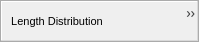
<?xml version="1.0" encoding="UTF-8"?>
<ui version="4.0">
 <class>FeatureScoutToolBar</class>
 <widget class="QToolBar" name="FeatureScoutToolBar">
  <property name="geometry">
   <rect>
    <x>0</x>
    <y>0</y>
    <width>199</width>
    <height>42</height>
   </rect>
  </property>
  <property name="font">
   <font>
    <pointsize>8</pointsize>
    <kerning>true</kerning>
   </font>
  </property>
  <property name="windowTitle">
   <string>IFV_ToolBar</string>
  </property>
  <property name="toolTip">
   <string/>
  </property>
  <property name="layoutDirection">
   <enum>Qt::LeftToRight</enum>
  </property>
  <property name="iconSize">
   <size>
    <width>32</width>
    <height>32</height>
   </size>
  </property>
  <action name="actionMultiRendering">
   <property name="text">
    <string>Multi Rendering</string>
   </property>
   <property name="toolTip">
    <string>Multi Class Rendering</string>
   </property>
  </action>
  <action name="actionLength_Distribution">
   <property name="text">
    <string>Length Distribution</string>
   </property>
   <property name="toolTip">
    <string>Length Distribution Rendering</string>
   </property>
  </action>
  <action name="actionMeanObject">
   <property name="text">
    <string>Mean Object</string>
   </property>
   <property name="toolTip">
    <string>Mean Object Rendering</string>
   </property>
  </action>
  <action name="actionOrientation_Rendering">
   <property name="text">
    <string>Orientation Rendering</string>
   </property>
   <property name="toolTip">
    <string>Orientation Distribution Rendering</string>
   </property>
  </action>
  <action name="actionActivate_SPM">
   <property name="text">
    <string>Activate SPM</string>
   </property>
   <property name="toolTip">
    <string>Activate Scatterplot Matrix</string>
   </property>
  </action>
  <action name="actionSettingsPC">
   <property name="text">
    <string>PC settings</string>
   </property>
   <property name="toolTip">
    <string>Open Parallel Coordinates Settings Dialog</string>
   </property>
  </action>
  <addaction name="actionLength_Distribution"/>
  <addaction name="actionOrientation_Rendering"/>
  <addaction name="actionMultiRendering"/>
  <addaction name="actionMeanObject"/>
  <addaction name="actionActivate_SPM"/>
  <addaction name="actionSettingsPC"/>
 </widget>
 <resources/>
 <connections/>
</ui>
